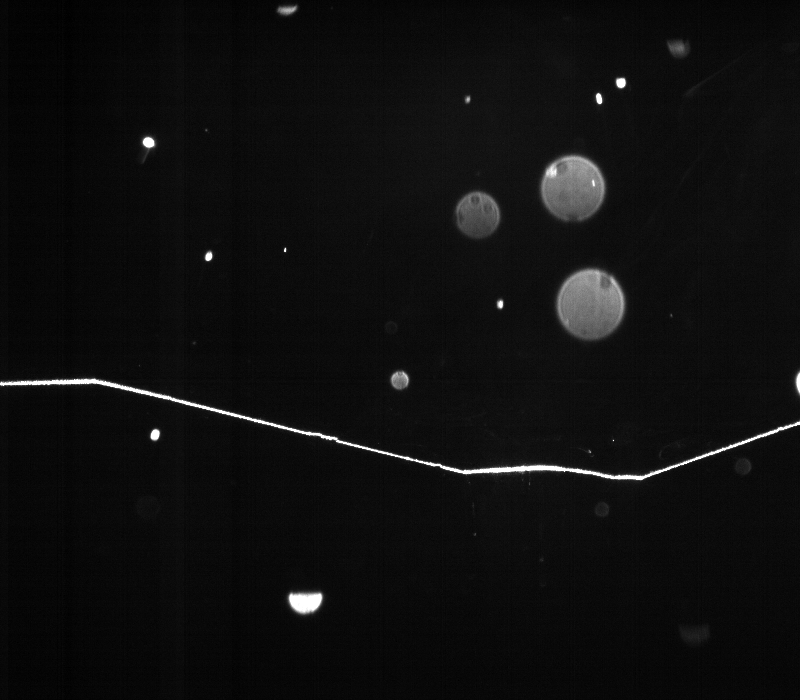
#> input picture OpenCV边缘提取与ROI/image/realimage.bmp, 800 x 700 px
$ python '边缘提取.py'   (older library calls are emulated)
#> lines starting #> are read from the running program, lines starting #| are printed output that depends on the picture; after the words box and inside, x2 and y2 are one past the last pixel; in counts of white or black regions, pixels touching at a corner belong together
import cv2
import numpy as np
img = cv2.imread("image/realimage.bmp")
#> img is the input picture: shape (700, 800, 3); min 0, max 255, mean 14.7
gray = cv2.cvtColor(img,cv2.COLOR_BGR2GRAY)

sobelx = cv2.Sobel(gray, cv2.CV_32F, 1, 0)
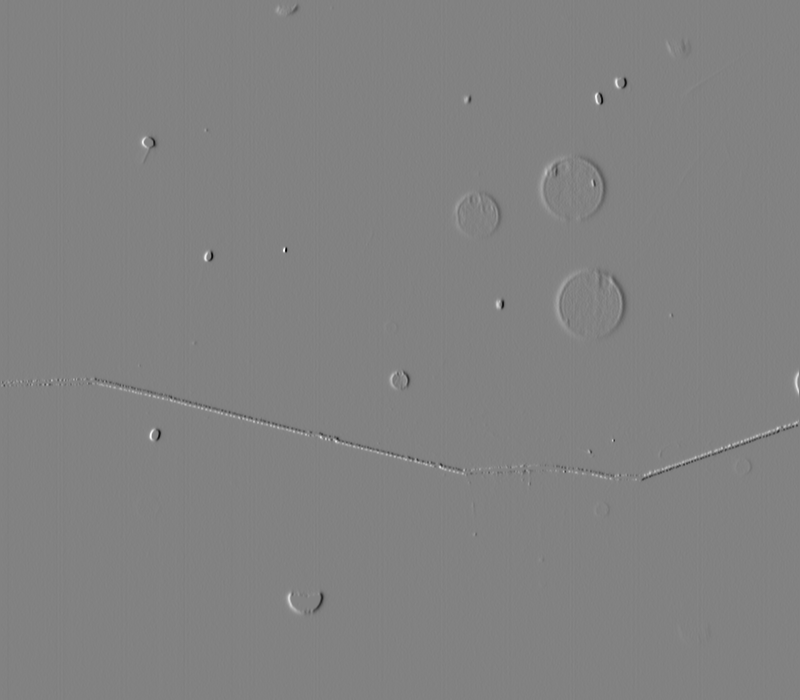
#> sobelx: shape (700, 800) float32; min -937, max 900, mean 0.1; drawn with min black and max white
sobely = cv2.Sobel(gray, cv2.CV_32F, 0, 1)
edge = np.sqrt(np.power(sobelx,2)+np.power(sobely,2))
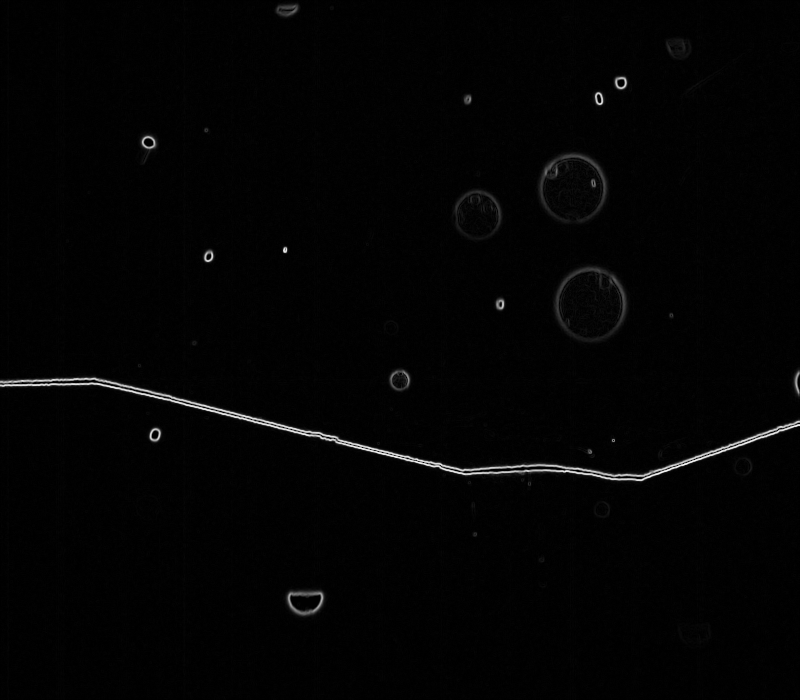
#> edge: shape (700, 800) float32; min 0, max 1037.5, mean 15.8; drawn with min black and max white
edge = edge/np.max(edge)
edge = np.power(edge,1)
edge*=255
edge = edge.astype(np.uint8)

cv2.imshow("sobel",sobelx)
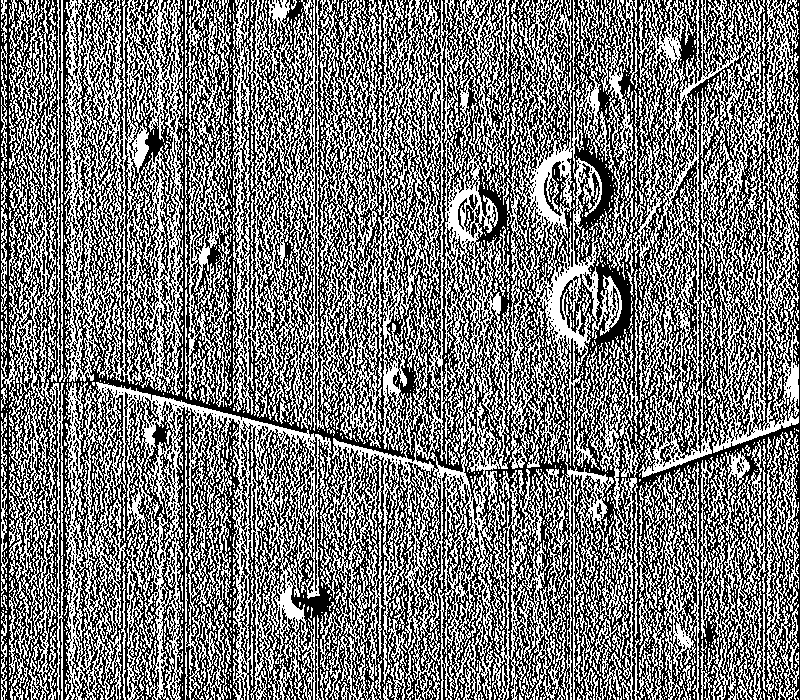
#> window 'sobel': shape (700, 800); 47.2% white in thin lines or dots
cv2.imshow("sobel edge",edge)
cv2.imshow("img",img)
cv2.imshow("gray",gray)
cv2.waitKey(0)
cv2.destroyAllWindows()
